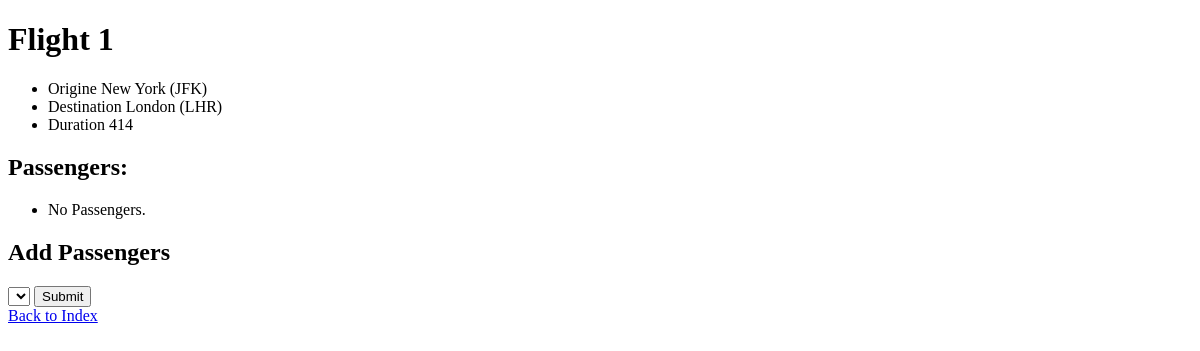
Before: /flights/1/ with the older database file.
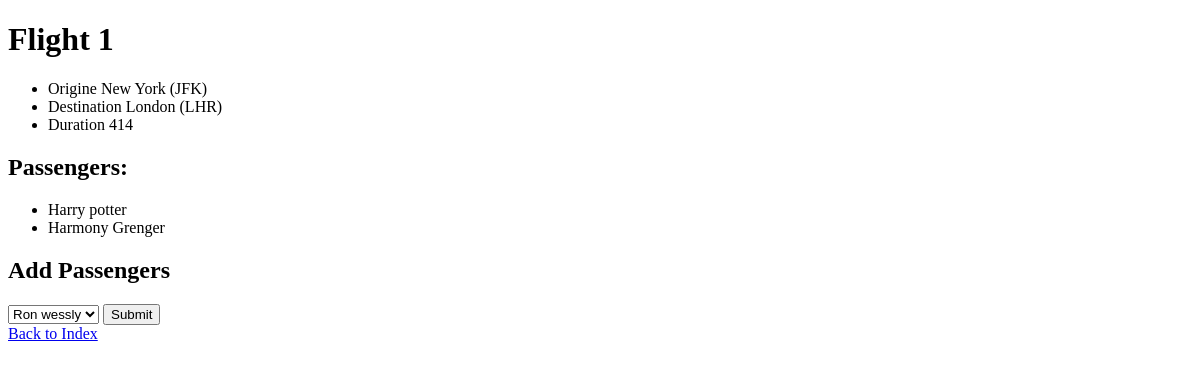
After: the same page with the newer database file.
### flights/models.py (models this page shows, shortened)
class Flight(models.Model):
    origin = models.ForeignKey(
        Airport, on_delete=models.CASCADE, related_name="departures")
    destination = models.ForeignKey(
        Airport, on_delete=models.CASCADE, related_name="arrivals")
    duration = models.IntegerField()

class Airport(models.Model):
    code = models.CharField(max_length=3)
    city = models.CharField(max_length=64)
    def __str__(self):
        return f"{self.city} ({self.code})"

class Passenger(models.Model):
    first = models.CharField(max_length=64)
    last = models.CharField(max_length=64)
    flights = models.ManyToManyField(
        Flight, blank=True, related_name="passengers")
    def __str__(self):
        return f"{self.first} {self.last}"

### flights/views.py (the view)
# urls.py: path('<int:flight_id>/', views.flight, name='flight'),
def flight(request, flight_id):
    flight = Flight.objects.get(id=flight_id)
    passengers = flight.passengers.all()
    non_passengers = Passenger.objects.exclude(flights=flight).all()
    return render(request, "flights/flight.html", {
        "flight": flight,
        "passengers": passengers,
        "non_passengers": non_passengers
    })

### flights/templates/flights/flight.html (shortened to what this page needs)
{% extends 'flights/layout.html' %}
{%block body%}
<h1>Flight {{flight.id}}</h1>
<ul>
    <li>Origine {{flight.origin}}</li>
    <li>Destination {{flight.destination}}</li>
    <li>Duration {{flight.duration}}</li>
</ul>
<h2>Passengers:</h2>
<ul>
    {% for passenger in passengers %}
        <li>{{ passenger }}</li>
    {% empty %}
        <li>No Passengers.</li>
    {% endfor %}
</ul>
<h2>Add Passengers</h2>
<form action="{% url 'book' flight.id %}" method="post">
    <select name="passenger" id="">
        {% for passenger in non_passengers %}
            <option value="{{ passenger.id }}">{{ passenger }}</option>
        {% endfor %}
    </select>
    <input type="submit">
</form>
<a href="{% url  'index' %}">Back to Index</a>
{%endblock%}

### flights/templates/flights/layout.html (shortened to what this page needs)
<!DOCTYPE html>
<html lang="en">
<head>
</head>
<body>
    {% block body %}
    {% endblock  %}
</body>
</html>

Changed rows visible on the page:
added Passenger: first+last "Harry potter"
added Passenger: first+last "Harmony Grenger"
Other visible differences:
form field passenger: (not shown) → "Ron wessly"
text no longer shown: "No Passengers."
